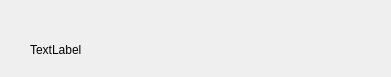
<?xml version="1.0" encoding="UTF-8"?>
<ui version="4.0">
 <class>popup</class>
 <widget class="QDialog" name="popup">
  <property name="geometry">
   <rect>
    <x>0</x>
    <y>0</y>
    <width>391</width>
    <height>77</height>
   </rect>
  </property>
  <property name="windowTitle">
   <string>Remainder</string>
  </property>
  <widget class="QLabel" name="label">
   <property name="geometry">
    <rect>
     <x>30</x>
     <y>40</y>
     <width>341</width>
     <height>20</height>
    </rect>
   </property>
   <property name="text">
    <string>TextLabel</string>
   </property>
  </widget>
 </widget>
 <resources/>
 <connections/>
</ui>
